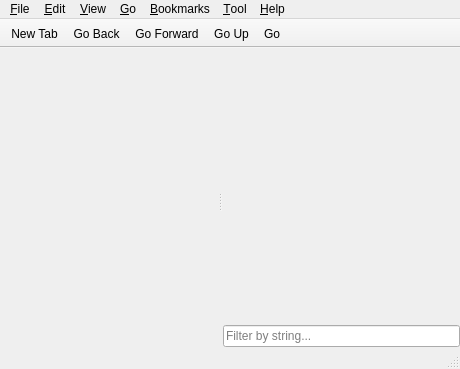
<?xml version="1.0" encoding="UTF-8"?>
<ui version="4.0">
 <class>MainWindow</class>
 <widget class="QMainWindow" name="MainWindow">
  <property name="geometry">
   <rect>
    <x>0</x>
    <y>0</y>
    <width>460</width>
    <height>369</height>
   </rect>
  </property>
  <property name="windowTitle">
   <string>File Manager</string>
  </property>
  <property name="windowIcon">
   <iconset theme="folder">
    <normaloff>.</normaloff>.</iconset>
  </property>
  <widget class="QWidget" name="centralwidget">
   <layout class="QVBoxLayout" name="verticalLayout">
    <property name="leftMargin">
     <number>0</number>
    </property>
    <property name="topMargin">
     <number>0</number>
    </property>
    <property name="rightMargin">
     <number>0</number>
    </property>
    <property name="bottomMargin">
     <number>0</number>
    </property>
    <item>
     <widget class="Filer::TabBar" name="tabBar" native="true">
      <property name="sizePolicy">
       <sizepolicy hsizetype="Preferred" vsizetype="Fixed">
        <horstretch>0</horstretch>
        <verstretch>0</verstretch>
       </sizepolicy>
      </property>
      <property name="acceptDrops">
       <bool>true</bool>
      </property>
     </widget>
    </item>
    <item>
     <widget class="QSplitter" name="splitter">
      <property name="orientation">
       <enum>Qt::Horizontal</enum>
      </property>
      <widget class="Fm::SidePane" name="sidePane" native="true">
       <property name="sizePolicy">
        <sizepolicy hsizetype="Preferred" vsizetype="Expanding">
         <horstretch>0</horstretch>
         <verstretch>0</verstretch>
        </sizepolicy>
       </property>
      </widget>
      <widget class="QFrame" name="frame">
       <layout class="QVBoxLayout" name="verticalLayout_2">
        <property name="spacing">
         <number>2</number>
        </property>
        <property name="leftMargin">
         <number>1</number>
        </property>
        <property name="topMargin">
         <number>0</number>
        </property>
        <property name="rightMargin">
         <number>0</number>
        </property>
        <property name="bottomMargin">
         <number>0</number>
        </property>
        <item>
         <widget class="QStackedWidget" name="stackedWidget">
          <property name="sizePolicy">
           <sizepolicy hsizetype="Expanding" vsizetype="Expanding">
            <horstretch>0</horstretch>
            <verstretch>0</verstretch>
           </sizepolicy>
          </property>
          <property name="frameShape">
           <enum>QFrame::NoFrame</enum>
          </property>
         </widget>
        </item>
        <item>
         <widget class="QLineEdit" name="filterBar">
          <property name="placeholderText">
           <string>Filter by string...</string>
          </property>
          <property name="clearButtonEnabled">
           <bool>true</bool>
          </property>
         </widget>
        </item>
       </layout>
      </widget>
     </widget>
    </item>
   </layout>
  </widget>
  <widget class="QMenuBar" name="menubar">
   <property name="geometry">
    <rect>
     <x>0</x>
     <y>0</y>
     <width>460</width>
     <height>22</height>
    </rect>
   </property>
   <widget class="QMenu" name="menu_File">
    <property name="title">
     <string>&amp;File</string>
    </property>
    <widget class="QMenu" name="menuCreateNew">
     <property name="title">
      <string>C&amp;reate New</string>
     </property>
     <addaction name="actionNewFolder"/>
     <addaction name="actionNewBlankFile"/>
    </widget>
    <addaction name="actionNewTab"/>
    <addaction name="actionOpen"/>
    <addaction name="actionShowContents"/>
    <addaction name="separator"/>
    <addaction name="actionNewWin"/>
    <addaction name="separator"/>
    <addaction name="menuCreateNew"/>
    <addaction name="separator"/>
    <addaction name="actionFileProperties"/>
    <addaction name="separator"/>
    <addaction name="actionCloseWindow"/>
   </widget>
   <widget class="QMenu" name="menu_Help">
    <property name="title">
     <string>&amp;Help</string>
    </property>
    <addaction name="actionAbout"/>
   </widget>
   <widget class="QMenu" name="menu_View">
    <property name="title">
     <string>&amp;View</string>
    </property>
    <widget class="QMenu" name="menuSorting">
     <property name="title">
      <string>&amp;Sorting</string>
     </property>
     <addaction name="actionByFileName"/>
     <addaction name="actionByMTime"/>
     <addaction name="actionByFileSize"/>
     <addaction name="actionByFileType"/>
     <addaction name="actionByOwner"/>
     <addaction name="separator"/>
     <addaction name="actionAscending"/>
     <addaction name="actionDescending"/>
     <addaction name="separator"/>
     <addaction name="actionFolderFirst"/>
     <addaction name="actionCaseSensitive"/>
    </widget>
    <addaction name="actionReload"/>
    <addaction name="actionShowHidden"/>
    <addaction name="separator"/>
    <addaction name="actionIconView"/>
    <addaction name="actionCompactView"/>
    <addaction name="actionDetailedList"/>
    <addaction name="separator"/>
    <addaction name="menuSorting"/>
    <addaction name="actionFilter"/>
   </widget>
   <widget class="QMenu" name="menu_Editw">
    <property name="title">
     <string>&amp;Edit</string>
    </property>
    <addaction name="actionCut"/>
    <addaction name="actionCopy"/>
    <addaction name="actionPaste"/>
    <addaction name="actionDuplicate"/>
    <addaction name="actionRename"/>
    <addaction name="actionDelete"/>
    <addaction name="separator"/>
    <addaction name="actionSelectAll"/>
    <addaction name="actionInvertSelection"/>
    <addaction name="separator"/>
    <addaction name="actionEmptyTrash"/>
    <addaction name="separator"/>
    <addaction name="actionPreferences"/>
   </widget>
   <widget class="QMenu" name="menu_Bookmarks">
    <property name="title">
     <string>&amp;Bookmarks</string>
    </property>
    <addaction name="actionAddToBookmarks"/>
    <addaction name="actionEditBookmarks"/>
   </widget>
   <widget class="QMenu" name="menu_Go">
    <property name="title">
     <string>&amp;Go</string>
    </property>
    <addaction name="actionGoBack"/>
    <addaction name="actionGoForward"/>
    <addaction name="actionGoUp"/>
    <addaction name="separator"/>
    <addaction name="actionHome"/>
    <addaction name="actionDocuments"/>
    <addaction name="actionDesktop"/>
    <addaction name="actionDownloads"/>
    <addaction name="actionComputer"/>
    <addaction name="actionNetwork"/>
    <addaction name="actionApplications"/>
    <addaction name="actionUtilities"/>
    <addaction name="actionTrash"/>
    <addaction name="separator"/>
    <addaction name="actionGoToFolder"/>
   </widget>
   <widget class="QMenu" name="menu_Tool">
    <property name="title">
     <string>&amp;Tool</string>
    </property>
    <addaction name="actionOpenTerminal"/>
    <addaction name="actionOpenAsRoot"/>
    <addaction name="actionFindFiles"/>
   </widget>
   <addaction name="menu_File"/>
   <addaction name="menu_Editw"/>
   <addaction name="menu_View"/>
   <addaction name="menu_Go"/>
   <addaction name="menu_Bookmarks"/>
   <addaction name="menu_Tool"/>
   <addaction name="menu_Help"/>
  </widget>
  <widget class="QStatusBar" name="statusbar"/>
  <widget class="QToolBar" name="toolBar">
   <property name="windowTitle">
    <string>Main Toolbar</string>
   </property>
   <property name="movable">
    <bool>false</bool>
   </property>
   <property name="iconSize">
    <size>
     <width>16</width>
     <height>16</height>
    </size>
   </property>
   <property name="floatable">
    <bool>false</bool>
   </property>
   <attribute name="toolBarArea">
    <enum>TopToolBarArea</enum>
   </attribute>
   <attribute name="toolBarBreak">
    <bool>false</bool>
   </attribute>
   <addaction name="actionNewTab"/>
   <addaction name="actionGoBack"/>
   <addaction name="actionGoForward"/>
   <addaction name="actionGoUp"/>
   <addaction name="actionGo"/>
  </widget>
  <action name="actionGoUp">
   <property name="icon">
    <iconset theme="go-up">
     <normaloff>.</normaloff>.</iconset>
   </property>
   <property name="text">
    <string>Go &amp;Up</string>
   </property>
   <property name="toolTip">
    <string>Go Up</string>
   </property>
   <property name="shortcut">
    <string>Ctrl+Up</string>
   </property>
  </action>
  <action name="actionHome">
   <property name="icon">
    <iconset theme="user-home">
     <normaloff>.</normaloff>.</iconset>
   </property>
   <property name="text">
    <string>&amp;Home</string>
   </property>
   <property name="shortcut">
    <string>Ctrl+Shift+H</string>
   </property>
  </action>
  <action name="actionReload">
   <property name="icon">
    <iconset theme="view-refresh">
     <normaloff>.</normaloff>.</iconset>
   </property>
   <property name="text">
    <string>&amp;Reload</string>
   </property>
   <property name="shortcut">
    <string>Ctrl+Shift+R</string>
   </property>
   <property name="visible">
    <bool>true</bool>
   </property>
  </action>
  <action name="actionGo">
   <property name="icon">
    <iconset theme="go-jump">
     <normaloff>.</normaloff>.</iconset>
   </property>
   <property name="text">
    <string>Go</string>
   </property>
   <property name="visible">
    <bool>false</bool>
   </property>
  </action>
  <action name="actionQuit">
   <property name="icon">
    <iconset theme="application-exit">
     <normaloff>.</normaloff>.</iconset>
   </property>
   <property name="text">
    <string>Quit</string>
   </property>
  </action>
  <action name="actionAbout">
   <property name="icon">
    <iconset theme="help-about">
     <normaloff>.</normaloff>.</iconset>
   </property>
   <property name="text">
    <string>&amp;About Filer</string>
   </property>
  </action>
  <action name="actionNewWin">
   <property name="icon">
    <iconset theme="window-new">
     <normaloff>.</normaloff>.</iconset>
   </property>
   <property name="text">
    <string>&amp;New Window</string>
   </property>
   <property name="toolTip">
    <string>New Window</string>
   </property>
   <property name="shortcut">
    <string>Ctrl+N</string>
   </property>
  </action>
  <action name="actionShowHidden">
   <property name="checkable">
    <bool>true</bool>
   </property>
   <property name="text">
    <string>Show &amp;Hidden</string>
   </property>
  </action>
  <action name="actionComputer">
   <property name="icon">
    <iconset theme="computer">
     <normaloff>.</normaloff>.</iconset>
   </property>
   <property name="text">
    <string>&amp;Computer</string>
   </property>
   <property name="shortcut">
    <string>Ctrl+Shift+C</string>
   </property>
  </action>
  <action name="actionTrash">
   <property name="icon">
    <iconset theme="user-trash">
     <normaloff>.</normaloff>.</iconset>
   </property>
   <property name="text">
    <string>&amp;Trash</string>
   </property>
   <property name="shortcut">
    <string>Ctrl+Shift+T</string>
   </property>
  </action>
  <action name="actionNetwork">
   <property name="text">
    <string>&amp;Network</string>
   </property>
   <property name="shortcut">
    <string>Ctrl+Shift+N</string>
   </property>
  </action>
  <action name="actionDesktop">
   <property name="icon">
    <iconset theme="user-desktop">
     <normaloff>.</normaloff>.</iconset>
   </property>
   <property name="text">
    <string>&amp;Desktop</string>
   </property>
   <property name="shortcut">
    <string>Ctrl+Shift+D</string>
   </property>
  </action>
  <action name="actionAddToBookmarks">
   <property name="icon">
    <iconset theme="list-add">
     <normaloff>.</normaloff>.</iconset>
   </property>
   <property name="text">
    <string>&amp;Add to Bookmarks</string>
   </property>
  </action>
  <action name="actionApplications">
   <property name="text">
    <string>&amp;Applications</string>
   </property>
   <property name="shortcut">
    <string>Ctrl+Shift+A</string>
   </property>
   <property name="visible">
    <bool>true</bool>
   </property>
  </action>
  <action name="actionReload_2">
   <property name="text">
    <string>Reload</string>
   </property>
  </action>
  <action name="actionIconView">
   <property name="checkable">
    <bool>true</bool>
   </property>
   <property name="text">
    <string>&amp;Icon View</string>
   </property>
   <property name="shortcut">
    <string>Ctrl+1</string>
   </property>
  </action>
  <action name="actionCompactView">
   <property name="checkable">
    <bool>true</bool>
   </property>
   <property name="text">
    <string>&amp;Compact View</string>
   </property>
  </action>
  <action name="actionDetailedList">
   <property name="checkable">
    <bool>true</bool>
   </property>
   <property name="text">
    <string>&amp;Detailed List</string>
   </property>
   <property name="shortcut">
    <string>Ctrl+2</string>
   </property>
  </action>
  <action name="actionThumbnailView">
   <property name="checkable">
    <bool>true</bool>
   </property>
   <property name="text">
    <string>&amp;Thumbnail View</string>
   </property>
  </action>
  <action name="actionCut">
   <property name="icon">
    <iconset theme="edit-cut">
     <normaloff>.</normaloff>.</iconset>
   </property>
   <property name="text">
    <string>Cu&amp;t</string>
   </property>
   <property name="shortcut">
    <string>Ctrl+X</string>
   </property>
  </action>
  <action name="actionCopy">
   <property name="icon">
    <iconset theme="edit-copy">
     <normaloff>.</normaloff>.</iconset>
   </property>
   <property name="text">
    <string>&amp;Copy</string>
   </property>
   <property name="shortcut">
    <string>Ctrl+C</string>
   </property>
  </action>
  <action name="actionPaste">
   <property name="icon">
    <iconset theme="edit-paste">
     <normaloff>.</normaloff>.</iconset>
   </property>
   <property name="text">
    <string>&amp;Paste</string>
   </property>
   <property name="shortcut">
    <string>Ctrl+V</string>
   </property>
  </action>
  <action name="actionSelectAll">
   <property name="text">
    <string>Select &amp;All</string>
   </property>
   <property name="shortcut">
    <string>Ctrl+A</string>
   </property>
  </action>
  <action name="actionPreferences">
   <property name="text">
    <string>Pr&amp;eferences</string>
   </property>
  </action>
  <action name="actionAscending">
   <property name="checkable">
    <bool>true</bool>
   </property>
   <property name="text">
    <string>&amp;Ascending</string>
   </property>
  </action>
  <action name="actionDescending">
   <property name="checkable">
    <bool>true</bool>
   </property>
   <property name="text">
    <string>&amp;Descending</string>
   </property>
  </action>
  <action name="actionByFileName">
   <property name="checkable">
    <bool>true</bool>
   </property>
   <property name="text">
    <string>&amp;By File Name</string>
   </property>
  </action>
  <action name="actionByMTime">
   <property name="checkable">
    <bool>true</bool>
   </property>
   <property name="text">
    <string>By &amp;Modification Time</string>
   </property>
  </action>
  <action name="actionByFileType">
   <property name="checkable">
    <bool>true</bool>
   </property>
   <property name="text">
    <string>By File &amp;Type</string>
   </property>
  </action>
  <action name="actionByOwner">
   <property name="checkable">
    <bool>true</bool>
   </property>
   <property name="text">
    <string>By &amp;Owner</string>
   </property>
  </action>
  <action name="actionFolderFirst">
   <property name="checkable">
    <bool>true</bool>
   </property>
   <property name="text">
    <string>&amp;Folder First</string>
   </property>
  </action>
  <action name="actionNewTab">
   <property name="icon">
    <iconset theme="window-new">
     <normaloff>.</normaloff>.</iconset>
   </property>
   <property name="text">
    <string>New &amp;Tab</string>
   </property>
   <property name="toolTip">
    <string>New Tab</string>
   </property>
   <property name="shortcut">
    <string>Ctrl+T</string>
   </property>
   <property name="visible">
    <bool>false</bool>
   </property>
  </action>
  <action name="actionGoBack">
   <property name="icon">
    <iconset theme="go-previous">
     <normaloff>.</normaloff>.</iconset>
   </property>
   <property name="text">
    <string>Go &amp;Back</string>
   </property>
   <property name="toolTip">
    <string>Go Back</string>
   </property>
   <property name="shortcut">
    <string>Alt+Left</string>
   </property>
  </action>
  <action name="actionGoForward">
   <property name="icon">
    <iconset theme="go-next">
     <normaloff>.</normaloff>.</iconset>
   </property>
   <property name="text">
    <string>Go &amp;Forward</string>
   </property>
   <property name="toolTip">
    <string>Go Forward</string>
   </property>
   <property name="shortcut">
    <string>Alt+Right</string>
   </property>
   <property name="visible">
    <bool>true</bool>
   </property>
   <property name="iconVisibleInMenu">
    <bool>true</bool>
   </property>
   <property name="shortcutVisibleInContextMenu">
    <bool>true</bool>
   </property>
  </action>
  <action name="actionInvertSelection">
   <property name="text">
    <string>&amp;Invert Selection</string>
   </property>
  </action>
  <action name="actionDelete">
   <property name="icon">
    <iconset theme="user-trash">
     <normaloff>.</normaloff>.</iconset>
   </property>
   <property name="text">
    <string>&amp;Move to Trash</string>
   </property>
   <property name="shortcut">
    <string>Ctrl+Backspace</string>
   </property>
  </action>
  <action name="actionRename">
   <property name="text">
    <string>&amp;Rename</string>
   </property>
   <property name="shortcut">
    <string>F2</string>
   </property>
  </action>
  <action name="actionCloseTab">
   <property name="text">
    <string>C&amp;lose Tab</string>
   </property>
  </action>
  <action name="actionFileProperties">
   <property name="text">
    <string>Get &amp;Info</string>
   </property>
   <property name="shortcut">
    <string>Ctrl+I</string>
   </property>
  </action>
  <action name="actionCaseSensitive">
   <property name="checkable">
    <bool>true</bool>
   </property>
   <property name="text">
    <string>&amp;Case Sensitive</string>
   </property>
  </action>
  <action name="actionByFileSize">
   <property name="checkable">
    <bool>true</bool>
   </property>
   <property name="text">
    <string>By File &amp;Size</string>
   </property>
  </action>
  <action name="actionCloseWindow">
   <property name="text">
    <string>&amp;Close Window</string>
   </property>
   <property name="shortcut">
    <string>Ctrl+W</string>
   </property>
  </action>
  <action name="actionEdit_Bookmarks">
   <property name="text">
    <string>Edit Bookmarks</string>
   </property>
  </action>
  <action name="actionOpenTerminal">
   <property name="text">
    <string>Open &amp;Terminal</string>
   </property>
   <property name="shortcut">
    <string>Ctrl+T</string>
   </property>
  </action>
  <action name="actionOpenAsRoot">
   <property name="text">
    <string>Open as &amp;Root</string>
   </property>
  </action>
  <action name="actionEditBookmarks">
   <property name="text">
    <string>&amp;Edit Bookmarks</string>
   </property>
  </action>
  <action name="actionNewFolder">
   <property name="icon">
    <iconset theme="folder-new">
     <normaloff>.</normaloff>.</iconset>
   </property>
   <property name="text">
    <string>&amp;Folder</string>
   </property>
   <property name="shortcut">
    <string>Ctrl+Shift+N</string>
   </property>
  </action>
  <action name="actionNewBlankFile">
   <property name="icon">
    <iconset theme="document-new">
     <normaloff>.</normaloff>.</iconset>
   </property>
   <property name="text">
    <string>&amp;Blank File</string>
   </property>
   <property name="shortcut">
    <string>Ctrl+Alt+N</string>
   </property>
  </action>
  <action name="actionFindFiles">
   <property name="text">
    <string>&amp;Find Files</string>
   </property>
   <property name="shortcut">
    <string>Ctrl+F</string>
   </property>
  </action>
  <action name="actionFilter">
   <property name="checkable">
    <bool>true</bool>
   </property>
   <property name="text">
    <string>Filter</string>
   </property>
  </action>
  <action name="actionGoToFolder">
   <property name="icon">
    <iconset theme="folder-open">
     <normaloff>.</normaloff>.</iconset>
   </property>
   <property name="text">
    <string>&amp;Go To Folder</string>
   </property>
   <property name="toolTip">
    <string>Go To Folder</string>
   </property>
   <property name="shortcut">
    <string>Ctrl+Shift+G</string>
   </property>
  </action>
  <action name="actionDownloads">
   <property name="text">
    <string>&amp;Downloads</string>
   </property>
   <property name="toolTip">
    <string>Downloads</string>
   </property>
   <property name="shortcut">
    <string>Ctrl+Shift+L</string>
   </property>
   <property name="visible">
    <bool>true</bool>
   </property>
  </action>
  <action name="actionUtilities">
   <property name="text">
    <string>&amp;Utilities</string>
   </property>
   <property name="toolTip">
    <string>Utilities</string>
   </property>
   <property name="shortcut">
    <string>Ctrl+Shift+U</string>
   </property>
   <property name="visible">
    <bool>true</bool>
   </property>
  </action>
  <action name="actionDocuments">
   <property name="text">
    <string>&amp;Documents</string>
   </property>
   <property name="toolTip">
    <string>Documents</string>
   </property>
   <property name="shortcut">
    <string>Ctrl+Shift+O</string>
   </property>
   <property name="visible">
    <bool>true</bool>
   </property>
  </action>
  <action name="actionOpen">
   <property name="text">
    <string>Open</string>
   </property>
   <property name="shortcut">
    <string>Ctrl+O</string>
   </property>
  </action>
  <action name="actionDuplicate">
   <property name="text">
    <string>&amp;Duplicate</string>
   </property>
   <property name="shortcut">
    <string>Ctrl+D</string>
   </property>
  </action>
  <action name="actionEmptyTrash">
   <property name="text">
    <string>Empty Trash</string>
   </property>
   <property name="shortcut">
    <string>Ctrl+Alt+Backspace</string>
   </property>
  </action>
  <action name="actionShowContents">
   <property name="text">
    <string>Show Contents</string>
   </property>
   <property name="shortcut">
    <string>Ctrl+Alt+O</string>
   </property>
  </action>
 </widget>
 <customwidgets>
  <customwidget>
   <class>Filer::TabBar</class>
   <extends>QWidget</extends>
   <header>tabbar.h</header>
   <container>1</container>
  </customwidget>
  <customwidget>
   <class>Fm::SidePane</class>
   <extends>QWidget</extends>
   <header>sidepane.h</header>
   <container>1</container>
  </customwidget>
 </customwidgets>
 <resources/>
 <connections/>
</ui>
